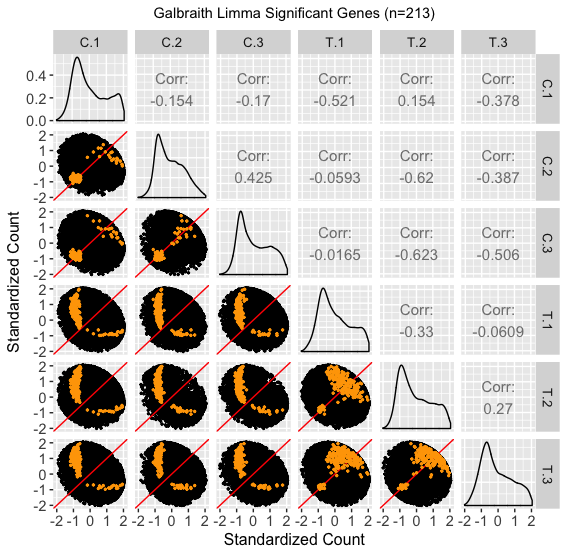

This figure's R source:
library(rtracklayer)
library(Rsamtools)
library(grid)
library(GenomicAlignments)
library(ggplot2)
library(GGally)
library(edgeR)
library(stringr)
library(EDASeq)
library(dplyr)
library(matrixStats)
library(gridExtra)
library(reshape2)
library(scales)
library(bigPint)
library(data.table)

data <- as.data.frame(readRDS("../../data/data.Rds"))
metricsAll <- readRDS("../dataMetrics.Rds")

data$ID <- rownames(data)
data <- data[,c(7,1:6)]

# Filter, normalize, and standardize the data so each gene has mean=0 and stdev=1
res <- filterStandardizeKL(data)
# Fitered data standardized
datas <- res[["fulls"]]

# Indices of the NAN rows
nID <- which(is.nan(datas$C.1))
# Set these filtered values that have all same values for samples to 0
datas[nID,1:6] <- 0

yMin = min(datas[,1:6])
yMax = max(datas[,1:6])

datas <- datas[,c(7,1:6)]
nGenes <- length(which(metricsAll[["C_T"]]$adj.P.Val<0.05))

metricsAll[["C_T"]]$ID = as.factor(as.character(metricsAll[["C_T"]]$ID))
ret <- plotDEG(data = datas, dataMetrics = metricsAll, option="scatterPoints", threshVar = "adj.P.Val", threshVal = 0.05) # degPointColor = colList[j]
ret[["C_T"]] + xlab("Standardized Count") + ylab("Standardized Count") + ggtitle(paste("Galbraith Limma Significant Genes (n=", format(nGenes, big.mark=",", scientific=FALSE), ")",sep="")) + theme(plot.title = element_text(hjust = 0.5, size=11), axis.text=element_text(size=11), axis.title=element_text(size=12), strip.text = element_text(size = 10))

filterStandardizeKL <- function(data){
  
  data_Rownames <- data$ID
  data = data[,-1]
  rownames(data) <- data_Rownames
  data <- betweenLaneNormalization(as.matrix(data), which="full", round=FALSE)
  data = as.data.frame(data)
  # Add mean and standard deviation for each row/gene
  data = mutate(data, mean = (C.1+C.2+C.3+T.1+T.2+T.3)/6, stdev = RowSD(cbind(C.1,C.2,C.3,T.1,T.2,T.3)))
  rownames(data)=data_Rownames
  data$ID <- data_Rownames
  
  dataqps <- t(apply(as.matrix(data[,1:6]), 1, scale))
  dataqps <- as.data.frame(dataqps)
  colnames(dataqps) <- colnames(data[,1:6])
  dataqps$ID <- rownames(dataqps)
  
  # Combine the filtered and remaining data
  fulls <- dataqps
  boxDat <- melt(fulls, id.vars="ID")
  colnames(boxDat) <- c("ID", "Sample", "Count")
  
  # Indices of the 775 NAN rows. They had stdev=0 in the filt data
  nID <- which(is.nan(dataqps$K.1))
  # Set these filtered values that have all same values for samples to 0
  dataqps[nID,1:6] <- 0
  
  # Return several parameters
  list(datas = dataqps, fulls = fulls)
}

# This function calculates the standard deviation of each row in a data frame
RowSD = function(x) {
  sqrt(rowSums((x - rowMeans(x))^2)/(dim(x)[2] - 1))
}
